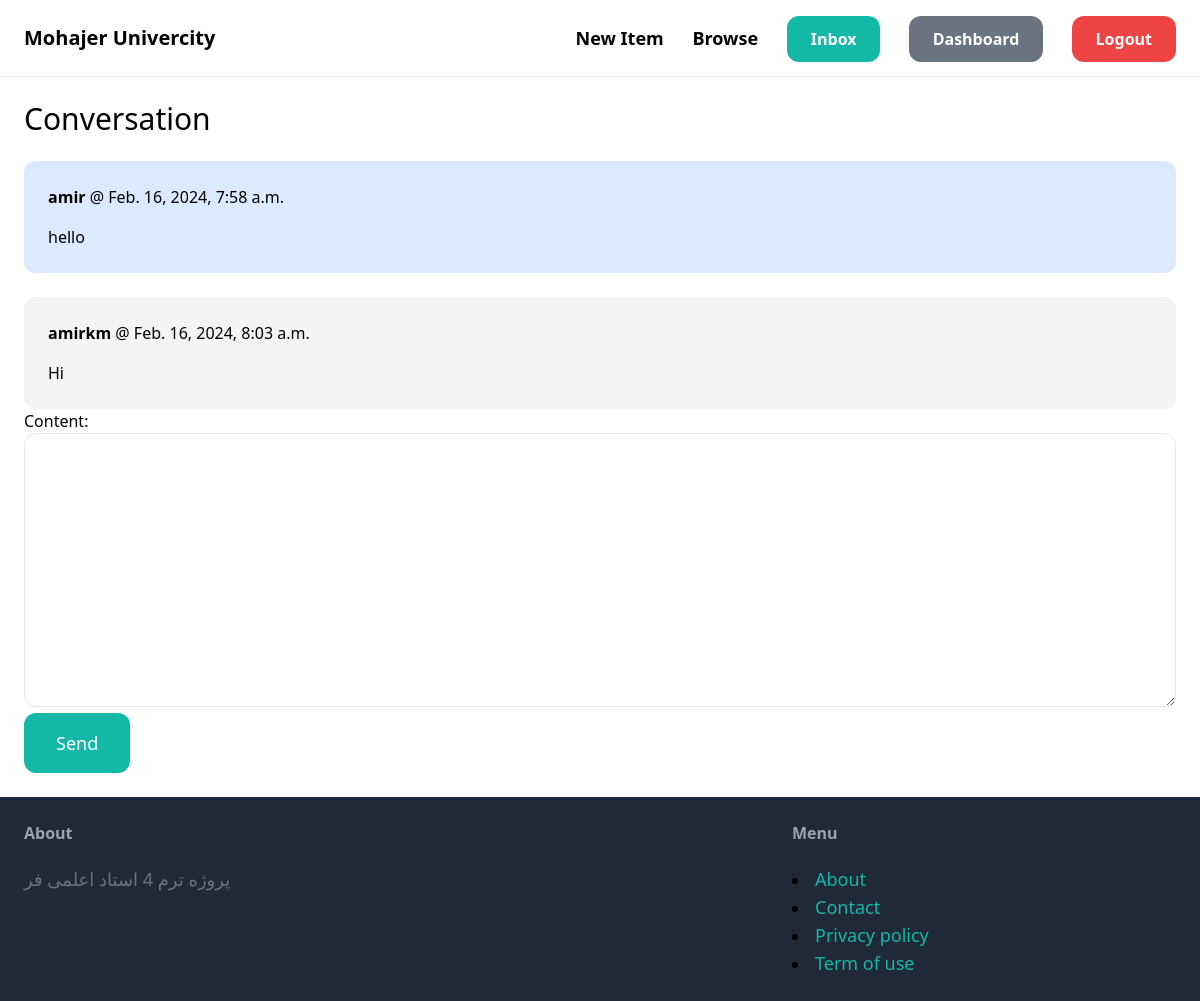
Screenshot of /inbox/detail/3/ (signed in) with the database file from the repository.
### conversation/models.py (models this page shows)
class ConversationMessage(models.Model):
    conversation = models.ForeignKey(Conversation, related_name='messages', on_delete= models.CASCADE)
    content = models.TextField()
    created_at = models.DateTimeField(auto_now_add=True)
    created_by = models.ForeignKey(User, on_delete = models.CASCADE)
    class Meta:
        def __str__(self):
            return self.content

### conversation/views.py (the view)
# urls.py: path('detail/<int:pk>/' , detail, name='detail'),
@login_required
def detail(request, pk):
    conversations = Conversation.objects.filter(members__in=[request.user.id]).get(pk = pk)
    if request.method == 'POST':
        form = ConversationMessageForm(request.POST)
        conversation_message = form.save(commit=False)
        conversation_message.conversation = conversations
        conversation_message.created_by = request.user
        conversation_message.save()
        conversations.save()
        return redirect('conversation:detail', pk = pk)
    else:
        form = ConversationMessageForm()
    context = {
        'conversations' : conversations,
        'form' : form
    }
    return render(request, 'conversation/detail.html/', context)

### conversation/forms.py
class ConversationMessageForm(forms.ModelForm):
    class Meta:
        model = ConversationMessage
        fields = ('content',)
        widgets = {
            'content' : forms.Textarea(attrs={
                "class" : 'w-full py-4 px-6 rounded-xl border'
            })
        }

### conversation/templates/conversation/detail.html (shortened to what this page needs)
{% extends "base.html" %}
{% block content %}
<h1 class="mb-6 text-3xl">Conversation</h1>
<div class="space-y-6">
    {% for message in conversations.messages.all %}
            <div class="p-6  {% if message.created_by == request.user %} bg-blue-100 {% else %} bg-gray-100 {% endif %} rounded-xl">
                <p class="mb-4"><strong> {{ message.created_by.username }} </strong>@ {{ message.created_at }} </p>
                <p> {{ message.content }} </p>
            </div>
    {% endfor %}
</div>
<form action="." method="post">
    {{ form.as_p }}
    <button class="py-4 px-8 text-lg bg-teal-500 hover:bg-teal-700 rounded-xl text-white">Send</button>
</form>
{% endblock content %}

### rows the page displays
ConversationMessage: created_by.username "amir", created_at "Feb. 16, 2024, 7:58 a.m.", content "hello"
ConversationMessage: created_by.username "amirkm", created_at "Feb. 16, 2024, 8:03 a.m.", content "Hi"
